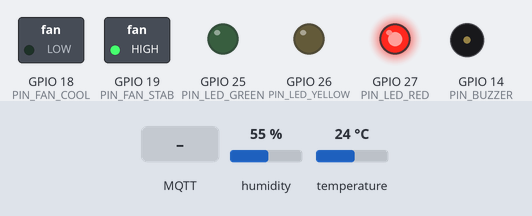
This sketch was run on a simulated ESP32. Shown: switched loads named in the sketch (green lamp = pin HIGH), output pins drawn as LEDs (lit = HIGH), buzzer (waves = sounding). Inputs (shaded band) come from the test bench; at power-on: temperature 24 °C, humidity 55 %. WiFi joins after 1.5 s; servers stay silent unless stated; no MQTT or app messages arrive unless stated; what the sketch prints to the serial monitor is not drawn.

Above: at 2.39 s.
2.8 s: temperature set to 8.8 °C
6.5 s: temperature set to 7.5 °C
At 8.5 s:
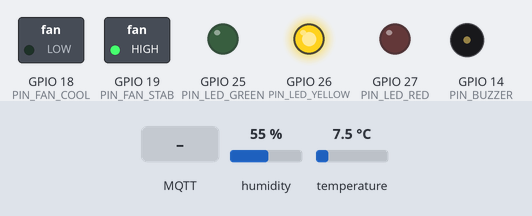
11.5 s: MQTT message "COOLER_OFF" arrives on the first subscribed topic
At 11.88 s:
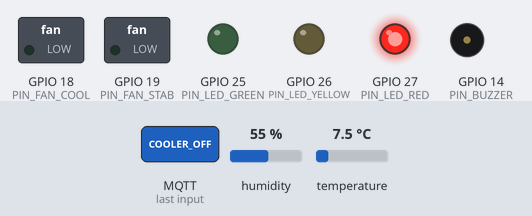
15.0 s: MQTT message "COOLER_ON" arrives on the first subscribed topic
At 15.9 s:
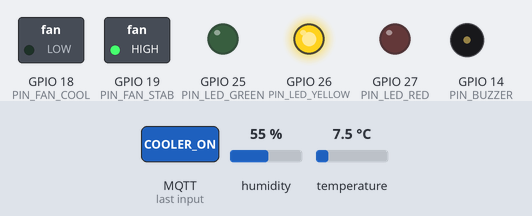
16.5 s: temperature set to 12 °C
At 22.14 s:
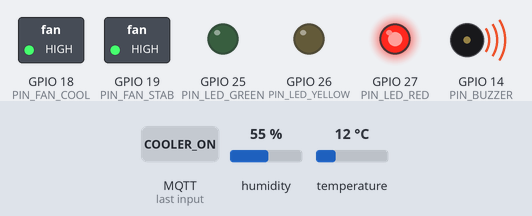
22.2 s: temperature set to 1 °C
At 24.6 s:
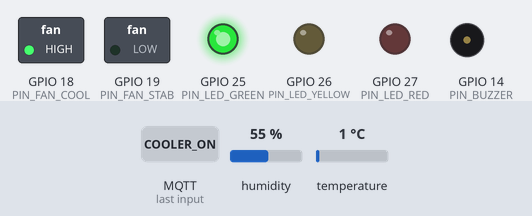
Timing chart, 0 to 33.2 s (numbered marks = the images above; inputs shaded):
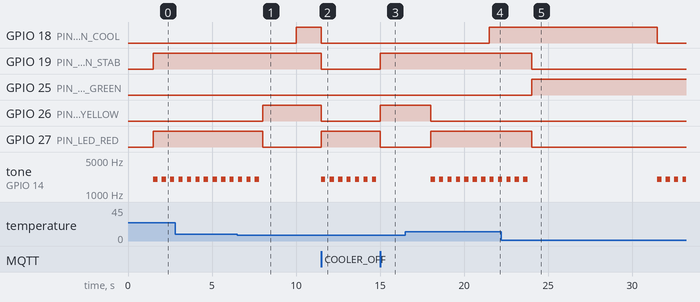

Measured:
- the behaviour switches between 8.1 and 8 °C on temperature (found by bisection; images 0 and 1)
- after the input at 6.5 s, GPIO 26 (PIN_LED_YELLOW): LOW → HIGH after 1.5 s; GPIO 27 (PIN_LED_RED): HIGH → LOW after 1.5 s; tone on GPIO 14 (PIN_BUZZER): goes on until 7.8 s, then stays silent
- after the input at 11.5 s, GPIO 18 (PIN_FAN_COOL), GPIO 19 (PIN_FAN_STAB), GPIO 26 (PIN_LED_YELLOW): HIGH → LOW at once; GPIO 27 (PIN_LED_RED): LOW → HIGH at once; tone on GPIO 14 (PIN_BUZZER): alternates 2000 Hz for 0.25 s and silent for 0.25 s, starting at once
- after the input at 15.0 s, GPIO 19 (PIN_FAN_STAB), GPIO 26 (PIN_LED_YELLOW): LOW → HIGH at once; GPIO 27 (PIN_LED_RED): HIGH → LOW at once; tone on GPIO 14 (PIN_BUZZER): stops changing and stays silent
- after the input at 16.5 s, GPIO 26 (PIN_LED_YELLOW): HIGH → LOW after 1.5 s; GPIO 27 (PIN_LED_RED): LOW → HIGH after 1.5 s; tone on GPIO 14 (PIN_BUZZER): alternates 2000 Hz for 0.25 s and silent for 0.25 s, starting after 1.5 s
- after the input at 22.2 s, GPIO 18 (PIN_FAN_COOL): HIGH → LOW after 9.3 s; GPIO 19 (PIN_FAN_STAB), GPIO 27 (PIN_LED_RED): HIGH → LOW after 1.8 s; GPIO 25 (PIN_LED_GREEN): LOW → HIGH after 1.8 s
- by itself, tone on GPIO 14 (PIN_BUZZER): alternates 2000 Hz for 0.25 s and silent for 0.25 s

The sketch:

Lampiran_Kode_ESP32_12V_PID_Progres_2.ino
```cpp
/*
 * ============================================================================
 *  SMART COOLER BOX - Prototype 2 kipas DC 12V + es batu + PID
 *  (khusus perangkat keras asli)
 * ============================================================================
 *  Board     : ESP32 DevKit (30/38 pin)
 *  Sensor    : DHT22 (suhu + kelembapan di dalam box)
 *  Cloud     : MQTT HiveMQ (format JSON kompatibel dengan dashboard lama)
 *
 *  Daya
 *    - Adaptor 12V -> (+) kedua kipas dan masukan buck 12V->5V
 *    - Buck 5V -> pin VIN ESP32
 *    - Source MOSFET, GND buck, GND ESP32, GND adaptor = satu GND
 *
 *  Aktuator
 *    - KIPAS A "PENDINGIN"   : meniup udara melewati wadah es batu sehingga
 *                              udara dingin masuk ke box (ON/OFF, histeresis)
 *    - KIPAS B "STABILISASI" : sirkulasi udara dalam box agar suhu merata
 *                              dan stabil (PWM proporsional)
 *
 *  Indikator
 *    - LED hijau/kuning/merah + buzzer
 *    - Buzzer berbunyi saat status MERAH atau kedua kipas mati
 *
 *  Kontrol kipas berjalan LOKAL di ESP32 (tidak tergantung WiFi/MQTT).
 *
 *  PERINTAH MQTT (topic .../perintah)
 *    COOLER_ON | COOLER_OFF  : sistem pendingin aktif / dimatikan manual
 *                              (kedua kipas mati)
 *    TEMP_SET:3.5 | SET:3.5  : ubah setpoint (SP_MIN..SP_MAX)
 *    TEMP_UP | TEMP_DOWN     : setpoint +/- 0.5 C
 *    CAL:-0.4                : koreksi kalibrasi sensor (offset, -5..+5 C)
 *    TEMP_RESET              : setpoint kembali default & offset = 0
 *    MUTE | UNMUTE           : senyapkan / aktifkan buzzer
 *    PID_ON | PID_OFF        : PID kipas B aktif / hanya P (perilaku lama)
 *    KP:x | KI:x | KD:x      : ubah gain PID (Kp 0..100, Ki 0..5, Kd 0..200)
 *
 *  Library yang dibutuhkan
 *    - PubSubClient (Nick O'Leary)
 *    - DHT sensor library for ESPx (DHTesp)
 * ============================================================================
 */

#include <WiFi.h>
#include <PubSubClient.h>
#include "DHTesp.h"

// ============================================================================
//  KONFIGURASI JARINGAN
// ============================================================================
const char* ssid          = "NAMA_WIFI_ANDA";   // <-- ganti
const char* password      = "PASSWORD_WIFI";    // <-- ganti
const char* mqttServer    = "broker.hivemq.com";
const int   mqttPort      = 1883;
const char* topicData     = "unsoed/tk245004/coolerbox/data";
const char* topicPerintah = "unsoed/tk245004/coolerbox/perintah";

// ============================================================================
//  PIN
// ============================================================================
#define PIN_DHT         15
#define PIN_LED_GREEN   25
#define PIN_LED_YELLOW  26
#define PIN_LED_RED     27
#define PIN_BUZZER      14
#define PIN_FAN_COOL    18   // Kipas A -> gate MOSFET #1
#define PIN_FAN_STAB    19   // Kipas B -> gate MOSFET #2 (PWM)

// ============================================================================
//  PWM (kompatibel core ESP32 v2 & v3)
// ============================================================================
#define CH_FAN_STAB  0
#define CH_BUZZER    2
#define FAN_PWM_HZ   25000
#define PWM_RES      8

#if ESP_ARDUINO_VERSION_MAJOR >= 3
  void pwmBegin(int pin, int ch, int hz) { ledcAttach(pin, hz, PWM_RES); }
  void pwmDuty(int pin, int ch, int d)   { ledcWrite(pin, d); }
  void pwmTone(int pin, int ch, int hz)  { ledcWriteTone(pin, hz); }
#else
  void pwmBegin(int pin, int ch, int hz) { ledcSetup(ch, hz, PWM_RES); ledcAttachPin(pin, ch); }
  void pwmDuty(int pin, int ch, int d)   { ledcWrite(ch, d); }
  void pwmTone(int pin, int ch, int hz)  { ledcWriteTone(ch, hz); }
#endif

// ============================================================================
//  PARAMETER KONTROL
// ============================================================================

// ---- Ambang batas suhu (deg C) ----
float setpoint = 3.0;                    // target suhu dalam box
const float SP_DEFAULT = 3.0;
const float SP_MIN     = 2.0;
const float SP_MAX     = 6.0;

const float H_ON         = 0.5;          // Kipas A ON  jika suhu >= SP + 0.5
const float H_OFF        = 0.5;          // Kipas A OFF jika suhu <= SP - 0.5
const float STAB_OFF_REL = 1.0;          // Kipas B mati jika suhu <= SP - 1.0 (terlalu dingin)
const float STAB_ON_REL  = 0.7;          // Kipas B hidup lagi jika suhu >= SP - 0.7

const float SAFE_TOL     = 1.0;          // batas AMAN (hijau) = SP + 1.0 (default 4 C)
const float BATAS_KRITIS = 8.0;          // > 8 C = KRITIS (merah)

// ---- Kipas B (stabilisasi) ----
const uint8_t  DUTY_HOLD = 130;          // ~51% (+-6V efektif): kipas 12V butuh duty lebih tinggi agar tidak macet
const uint8_t  DUTY_MAX  = 255;
const float    I_MAX     = 100.0;        // batas integral PID (anti-windup), satuan duty
const uint32_t KICK_MS   = 500;          // dorongan 100% saat kipas B mulai berputar (kipas 12V lebih berat)

// ---- Proteksi kipas A ----
const uint32_t FAN_MIN_ON_MS  = 10000;   // kipas A minimal menyala 10 dtk
const uint32_t FAN_MIN_OFF_MS = 10000;   // kipas A minimal mati 10 dtk

// ---- Interval (ms) ----
const uint32_t SAMPLE_MS  = 2000;        // DHT22 maksimal 0.5 Hz
const uint32_t PUBLISH_MS = 3000;

// ============================================================================
//  VARIABEL GLOBAL
// ============================================================================
enum Status { ST_GREEN, ST_YELLOW, ST_RED };

DHTesp       dht;
WiFiClient   wifiClient;
PubSubClient mqtt(wifiClient);

// ---- Sensor & status sistem ----
float  tempSensor = NAN, temp = NAN, hum = NAN, tempOffset = 0;
bool   sensorFault = false, coolerOn = true, muted = false;
Status status = ST_GREEN;

// ---- Kipas ----
bool     fanCoolOn   = false;            // kipas A
uint8_t  fanStabDuty = 0;                // kipas B (0..255)
bool     stabActive  = true;
uint32_t tFanA = 0, kickUntil = 0;

// ---- PID kipas B (aktif saat mendinginkan) ----
// Kp = 38 sama dengan logika proporsional sebelumnya
bool  pidOn = true, pidActive = false;
float Kp = 38.0, Ki = 0.3, Kd = 40.0;    // satuan duty per C, per C.dtk, dtk.C
float pidI = 0, pidDterm = 0, pidDf = 0, pidPrevT = NAN;

// ---- Timer & buzzer ----
uint32_t tSample = 0, tPublish = 0, tMqttTry = 0, tWifiTry = 0, tBeep = 0;
bool     beepOn = false;

// ============================================================================
//  FUNGSI BANTU
// ============================================================================
const char* statusText() {
  if (sensorFault)         return "SENSOR_ERROR";
  if (status == ST_GREEN)  return "GREEN";
  if (status == ST_YELLOW) return "YELLOW";
  return "RED";
}

const char* modeText() {
  if (!coolerOn)   return "OFF";
  if (sensorFault) return "FAILSAFE";
  if (fanCoolOn)   return "COOLING";
  if (fanStabDuty) return "HOLD";
  return "IDLE";
}

// Kedua kipas mati
bool bothFansOff() {
  return !fanCoolOn && fanStabDuty == 0;
}

// Alasan kedua kipas mati:
//   MANUAL = pendingin dimatikan lewat perintah COOLER_OFF
//   TARGET = suhu sudah terlalu dingin / di bawah target (normal)
//   NONE   = setidaknya satu kipas sedang menyala
const char* fansOffReason() {
  if (!bothFansOff()) return "NONE";
  return coolerOn ? "TARGET" : "MANUAL";
}

void evaluateStatus() {
  if (sensorFault)                      status = ST_RED;      // sensor putus = bahaya
  else if (!coolerOn)                   status = ST_RED;      // pendingin dimatikan manual
  else if (temp > BATAS_KRITIS)         status = ST_RED;
  else if (temp <= setpoint + SAFE_TOL) status = ST_GREEN;
  else                                  status = ST_YELLOW;   // di atas batas aman
}

void updateLeds() {
  digitalWrite(PIN_LED_GREEN,  status == ST_GREEN);
  digitalWrite(PIN_LED_YELLOW, status == ST_YELLOW);
  digitalWrite(PIN_LED_RED,    status == ST_RED);
}

// Alarm aktif jika status MERAH atau KEDUA KIPAS MATI
bool alarmActive() {
  return status == ST_RED || bothFansOff();
}

void handleBuzzer() {
  static bool alarmPrev = false;
  bool aktif = alarmActive();

  if (alarmPrev && !aktif) muted = false;   // reset mute setelah semua kondisi alarm selesai
  alarmPrev = aktif;

  bool alarm = aktif && !muted;
  if (alarm) {
    if (millis() - tBeep >= 250) {
      tBeep = millis();
      beepOn = !beepOn;
      pwmTone(PIN_BUZZER, CH_BUZZER, beepOn ? 2000 : 0);
    }
  } else if (beepOn || tBeep != 0) {
    beepOn = false;
    tBeep = 0;
    pwmTone(PIN_BUZZER, CH_BUZZER, 0);
  }
}

// ============================================================================
//  KONTROL KIPAS
// ============================================================================
void applyFanStab(uint8_t d) {
  if (d == 0) {
    fanStabDuty = 0;
    kickUntil = 0;
    pwmDuty(PIN_FAN_STAB, CH_FAN_STAB, 0);
    return;
  }
  if (fanStabDuty == 0) kickUntil = millis() + KICK_MS;   // start dari diam -> beri dorongan
  fanStabDuty = d;
  pwmDuty(PIN_FAN_STAB, CH_FAN_STAB, (millis() < kickUntil) ? DUTY_MAX : d);
}

// ============================================================================
//  PID KIPAS B
// ============================================================================
// Dihitung tiap SAMPLE_MS. Suku P dihitung langsung di controlFans();
// di sini hanya suku I dan D.
void resetPid() {
  pidI = 0;
  pidDterm = 0;
  pidDf = 0;
  pidPrevT = NAN;
  pidActive = false;
}

void updatePid(float dt) {
  // Hanya saat mendinginkan
  if (sensorFault || isnan(temp) || !coolerOn || !fanCoolOn) {
    resetPid();
    return;
  }
  // Mode P saja
  if (!pidOn) {
    resetPid();
    return;
  }

  float e = temp - setpoint;                                // positif = terlalu hangat
  if (!isnan(pidPrevT)) {
    float raw = (temp - pidPrevT) / dt;                     // laju perubahan suhu (turunan)
    pidDf += 0.3f * (raw - pidDf);                          // low-pass karena DHT22 berisik
    pidDterm = Kd * pidDf;
  }

  float u = DUTY_HOLD + Kp * e + pidI + pidDterm;
  bool jenuh = (u >= DUTY_MAX && e > 0) || (u <= DUTY_HOLD && e < 0);
  if (!jenuh) pidI = constrain(pidI + Ki * e * dt, -I_MAX, I_MAX);   // anti-windup

  pidPrevT = temp;
  pidActive = true;
}

void controlFans() {
  uint32_t now = millis();
  bool wantA = fanCoolOn;
  uint8_t dutyB = 0;
  bool force = false;                                       // abaikan waktu minimum jika true

  if (!coolerOn) {
    // Dimatikan manual
    wantA = false;
    dutyB = 0;
    force = true;
  } else if (sensorFault || isnan(temp)) {
    // FAIL-SAFE: sensor rusak -> dinginkan maksimal
    wantA = true;
    dutyB = DUTY_MAX;
    force = true;
  } else {
    // Kipas A: ON/OFF dengan histeresis (deadband +/-0.5 C)
    if (temp >= setpoint + H_ON)       wantA = true;
    else if (temp <= setpoint - H_OFF) wantA = false;

    // Kipas B: proporsional saat mendinginkan, sirkulasi pelan saat hold
    if (wantA) {
      float d = DUTY_HOLD + (temp - setpoint) * Kp;         // suku P
      if (pidOn && pidActive) d += pidI + pidDterm;         // + suku I dan D
      dutyB = (uint8_t)constrain(d, (float)DUTY_HOLD, (float)DUTY_MAX);
    } else {
      if (temp <= setpoint - STAB_OFF_REL)     stabActive = false;   // terlalu dingin -> stop
      else if (temp >= setpoint - STAB_ON_REL) stabActive = true;
      dutyB = stabActive ? DUTY_HOLD : 0;
    }
  }

  if (wantA != fanCoolOn) {
    uint32_t minTime = fanCoolOn ? FAN_MIN_ON_MS : FAN_MIN_OFF_MS;
    if (force || now - tFanA >= minTime) {
      fanCoolOn = wantA;
      tFanA = now;
    }
  }
  digitalWrite(PIN_FAN_COOL, fanCoolOn);
  applyFanStab(dutyB);
}

// ============================================================================
//  SENSOR
// ============================================================================
void readSensor() {
  TempAndHumidity d = dht.getTempAndHumidity();
  if (dht.getStatus() != DHTesp::ERROR_NONE || isnan(d.temperature)) {
    sensorFault = true;
    tempSensor = NAN;
    temp = NAN;
    hum = NAN;
  } else {
    sensorFault = false;
    tempSensor = d.temperature;
    hum = d.humidity;
    temp = tempSensor + tempOffset;
  }
}

// ============================================================================
//  MQTT
// ============================================================================
void publishTelemetry() {
  if (!mqtt.connected()) return;

  char tBuf[12], hBuf[12];
  if (sensorFault) {
    strcpy(tBuf, "null");
    strcpy(hBuf, "null");
  } else {
    snprintf(tBuf, sizeof(tBuf), "%.1f", temp);
    snprintf(hBuf, sizeof(hBuf), "%.1f", hum);
  }

  char json[448];
  snprintf(json, sizeof(json),
    "{\"temp\":%s,\"hum\":%s,\"cooler\":\"%s\",\"status\":\"%s\","
    "\"buzzer\":\"%s\",\"muted\":\"%s\",\"offset\":%.1f,"
    "\"setpoint\":%.1f,\"safe_max\":%.1f,\"fan_cool\":\"%s\",\"fan_stab\":%d,"
    "\"mode\":\"%s\",\"fans_off\":\"%s\",\"fans_off_reason\":\"%s\",\"pid\":\"%s\",\"kp\":%.1f,\"ki\":%.2f,\"kd\":%.1f,\"uptime\":%lu}",
    tBuf, hBuf,
    coolerOn ? "ON" : "OFF", statusText(),
    beepOn ? "ON" : "OFF", muted ? "YES" : "NO", tempOffset,
    setpoint, setpoint + SAFE_TOL, fanCoolOn ? "ON" : "OFF", (int)(fanStabDuty * 100 / 255),
    modeText(), bothFansOff() ? "YES" : "NO", fansOffReason(), pidOn ? "ON" : "OFF", Kp, Ki, Kd, millis() / 1000UL);
  mqtt.publish(topicData, json);
}

void onMessage(char* topic, byte* payload, unsigned int len) {
  char buf[32];
  if (len > sizeof(buf) - 1) len = sizeof(buf) - 1;
  memcpy(buf, payload, len);
  buf[len] = 0;

  String cmd(buf);
  cmd.trim();
  cmd.toUpperCase();
  String ack = "OK: " + cmd;

  if      (cmd == "COOLER_ON")  coolerOn = true;
  else if (cmd == "COOLER_OFF") coolerOn = false;
  else if (cmd == "MUTE")       muted = true;
  else if (cmd == "UNMUTE")     muted = false;
  else if (cmd == "TEMP_UP")    setpoint = min(SP_MAX, setpoint + 0.5f);
  else if (cmd == "TEMP_DOWN")  setpoint = max(SP_MIN, setpoint - 0.5f);
  else if (cmd == "TEMP_RESET") {
    setpoint = SP_DEFAULT;
    tempOffset = 0;
  }
  else if (cmd.startsWith("TEMP_SET:") || cmd.startsWith("SET:")) {
    float v = cmd.substring(cmd.indexOf(':') + 1).toFloat();
    if (v >= SP_MIN && v <= SP_MAX) setpoint = v;
    else ack = "ERR: setpoint harus " + String(SP_MIN, 1) + ".." + String(SP_MAX, 1);
  }
  else if (cmd.startsWith("CAL:")) {
    float v = cmd.substring(4).toFloat();
    if (v >= -5 && v <= 5) tempOffset = v;
    else ack = "ERR: CAL harus -5..5";
  }
  else if (cmd == "PID_ON")  pidOn = true;
  else if (cmd == "PID_OFF") pidOn = false;
  else if (cmd.startsWith("KP:")) {
    float v = cmd.substring(3).toFloat();
    if (v >= 0 && v <= 100) Kp = v;
    else ack = "ERR: KP 0..100";
  }
  else if (cmd.startsWith("KI:")) {
    float v = cmd.substring(3).toFloat();
    if (v >= 0 && v <= 5) Ki = v;
    else ack = "ERR: KI 0..5";
  }
  else if (cmd.startsWith("KD:")) {
    float v = cmd.substring(3).toFloat();
    if (v >= 0 && v <= 200) Kd = v;
    else ack = "ERR: KD 0..200";
  }
  else ack = "ERR: perintah tidak dikenal";

  Serial.println(ack);
  resetPid();                                               // setpoint/gain berubah -> mulai ulang integral
  if (!sensorFault) temp = tempSensor + tempOffset;
  evaluateStatus();
  updateLeds();
  controlFans();
  publishTelemetry();
}

void mqttMaintain() {
  if (WiFi.status() != WL_CONNECTED) {
    if (millis() - tWifiTry > 10000) {
      tWifiTry = millis();
      WiFi.reconnect();
    }
    return;
  }

  if (!mqtt.connected()) {
    if (millis() - tMqttTry < 5000) return;                 // non-blocking: kontrol lokal tetap jalan
    tMqttTry = millis();

    String cid = "esp32-coolerbox-" + String((uint32_t)ESP.getEfuseMac(), HEX);
    if (mqtt.connect(cid.c_str())) {
      Serial.println("MQTT terhubung");
      mqtt.subscribe(topicPerintah);
      publishTelemetry();
    } else {
      Serial.printf("MQTT gagal, rc=%d\n", mqtt.state());
    }
  }
  mqtt.loop();
}

// ============================================================================
//  SETUP & LOOP
// ============================================================================
void setup() {
  Serial.begin(115200);

  pinMode(PIN_LED_GREEN, OUTPUT);
  pinMode(PIN_LED_YELLOW, OUTPUT);
  pinMode(PIN_LED_RED, OUTPUT);
  pinMode(PIN_FAN_COOL, OUTPUT);
  digitalWrite(PIN_FAN_COOL, LOW);

  pwmBegin(PIN_FAN_STAB, CH_FAN_STAB, FAN_PWM_HZ);
  pwmDuty(PIN_FAN_STAB, CH_FAN_STAB, 0);
  pwmBegin(PIN_BUZZER, CH_BUZZER, 2000);
  pwmTone(PIN_BUZZER, CH_BUZZER, 0);

  dht.setup(PIN_DHT, DHTesp::DHT22);

  Serial.print("Menghubungkan WiFi");
  WiFi.begin(ssid, password);
  uint32_t t0 = millis();
  while (WiFi.status() != WL_CONNECTED && millis() - t0 < 10000) {
    delay(250);
    Serial.print(".");
  }
  Serial.println(WiFi.status() == WL_CONNECTED ? " OK" : " gagal (mode offline, kontrol lokal tetap jalan)");

  mqtt.setServer(mqttServer, mqttPort);
  mqtt.setCallback(onMessage);

  readSensor();
  evaluateStatus();
  updateLeds();
  controlFans();
  Serial.println("SMART COOLER BOX (2 kipas) START");
}

void loop() {
  uint32_t now = millis();

  if (now - tSample >= SAMPLE_MS) {
    tSample = now;
    readSensor();
    updatePid(SAMPLE_MS / 1000.0f);
    evaluateStatus();
    updateLeds();
    Serial.printf("T=%.1f C | H=%.0f%% | SP=%.1f | mode=%s | kipasA=%s | kipasB=%d%% | status=%s | kedua kipas mati=%s (%s)\n",
                  temp, hum, setpoint, modeText(), fanCoolOn ? "ON" : "OFF",
                  (int)(fanStabDuty * 100 / 255), statusText(), bothFansOff() ? "YA" : "TIDAK", fansOffReason());
  }

  controlFans();          // dipanggil tiap loop (histeresis & waktu minimum menjaga kestabilan)
  handleBuzzer();
  mqttMaintain();

  if (now - tPublish >= PUBLISH_MS) {
    tPublish = now;
    publishTelemetry();
  }
}
```
